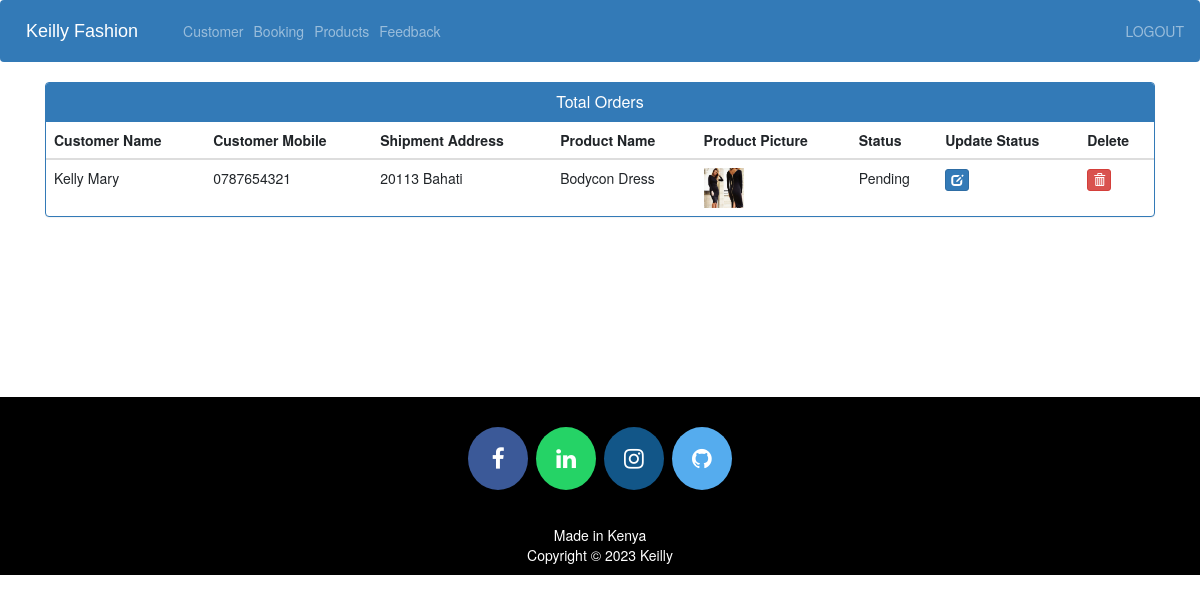
The app's page /admin-view-booking (signed in) with its own data.
### fashion/models.py (models this page shows, shortened)
class Customer(models.Model):
    user=models.OneToOneField(User,on_delete=models.CASCADE)
    profile_pic= models.ImageField(upload_to='profile_pic/CustomerProfilePic/', null=True, blank=True)
    address = models.CharField(max_length=40)
    mobile = models.CharField(max_length=20, null=False)
    @property
    def get_name(self):
        return self.user.first_name+" "+self.user.last_name

class Orders(models.Model):
    STATUS = (
        ('Pending','Pending'),
        ('Order Confirmed','Order Confirmed'),
        ('Out for Delivery','Out for Delivery'),
        ('Delivered','Delivered'),
    )
    customer = models.ForeignKey('Customer', on_delete=models.CASCADE, null=True)
    product = models.ForeignKey('Product', on_delete=models.CASCADE, null=True)
    email = models.CharField(max_length=50, null=True)
    address = models.CharField(max_length=500, null=True)
    mobile = models.CharField(max_length=20, null=True)
    order_date = models.DateField(auto_now_add=True, null=True)
    status = models.CharField(max_length=50, null=True, choices=STATUS)

class Product(models.Model):
    name = models.CharField(max_length=40)
    product_image = models.ImageField(upload_to='product_image/', null=True, blank=True)
    price = models.PositiveIntegerField()
    description = models.CharField(max_length=40)

### fashion/views.py (the view)
# urls.py: path('admin-view-booking', admin_view_booking_view,name='admin-view-booking'),
@login_required(login_url='adminlogin')
def admin_view_booking_view(request):
    orders=models.Orders.objects.all()
    ordered_products=[]
    ordered_bys=[]
    for order in orders:
        ordered_product=models.Product.objects.all().filter(id=order.product.id)
        ordered_by=models.Customer.objects.all().filter(id = order.customer.id)
        ordered_products.append(ordered_product)
        ordered_bys.append(ordered_by)
    return render(request, 'admin_viewbooking.html', {'data':zip(ordered_products, ordered_bys, orders)})

### templates/admin_viewbooking.html (shortened to what this page needs)
{% extends 'admin_base.html' %}
{% load static %}
{% block content %}
<head>
  <link href="//netdna.bootstrapcdn.com/bootstrap/3.0.0/css/bootstrap.min.css" rel="stylesheet" id="bootstrap-css">
</head>
<div class="container">
  <div class="panel panel-primary">
    <div class="panel-heading">
      <h6 class="panel-title">Total Orders</h6>
    </div>
    <table class="table table-hover" id="dev-table">
      <thead>
        <tr>
          <th>Customer Name</th>
          <th>Customer Mobile</th>
          <th>Shipment Address</th>
          <th>Product Name</th>
          <th>Product Picture</th>
          <th>Status</th>
          <th>Update Status</th>
          <th>Delete</th>
        </tr>
      </thead>
      {% for product,customer,order in data %}
      <tr>
        {% for c in customer %}
        <td> {{c.get_name}}</td>
        <td>{{c.mobile}}</td>
        <td>{{order.address}}</td>
        {% endfor %}
        {% for p in product %}
        <td> {{p.name}}</td>
        <td> <img src="{% static p.product_image.url %}" alt="Profile Pic" height="40px" width="40px" /></td>
        <td>{{order.status}}</td>
        <td><a class="btn btn-primary btn-xs" href="{% url 'update-order' order.id  %}"><span class="glyphicon glyphicon-edit"></span></a></td>
        <td><a class="btn btn-danger btn-xs" href="{% url 'delete-order' order.id  %}"><span class="glyphicon glyphicon-trash"></span></a></td>
        {% endfor %}
      </tr>
      {% endfor %}
    </table>
  </div>
</div>
{% endblock content %}

### templates/admin_viewbooking.html (style rules this page uses)
a:link { text-decoration: none; }
h6 { text-align: center; }

### records on screen
Orders: address "20113 Bahati", status "Pending"
Customer: get_name "Kelly Mary", mobile "0787654321"
Product: name "Bodycon Dress", product_image (picture)
